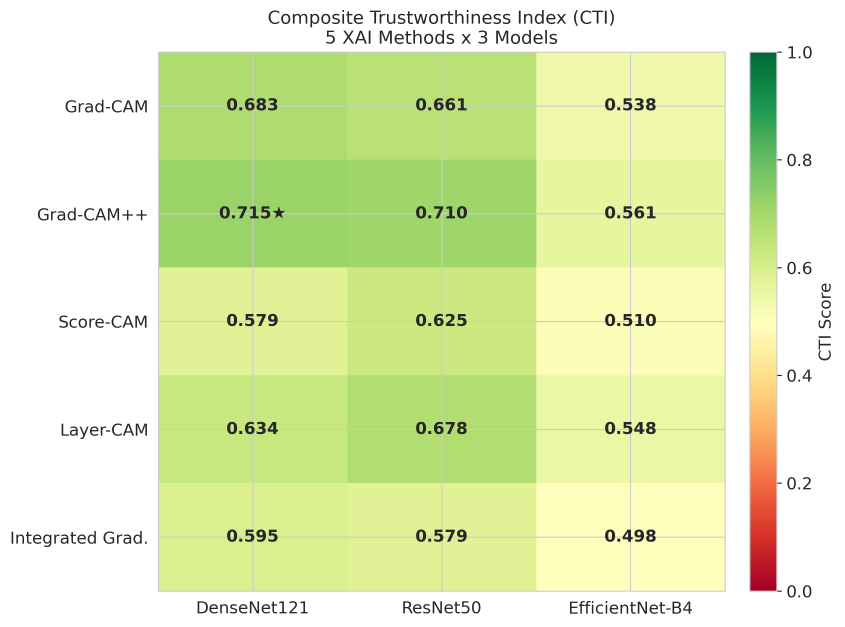
#> input picture results/cti_heatmap.png, 2533 x 1880 px (shown at 1/3 size)
$ python -i figures.py   (imports and definitions only)
#> lines starting #> are read from the running program, lines starting #| are printed output that depends on the picture
"""
Step 7 - publication figures (300 DPI, png + pdf). Figure 7 (ROC/PR) is made
by evaluate.py; this builds Figures 1-6.

  Fig 1 cti_heatmap          5 methods x 3 models, CTI annotated, best starred
  Fig 2 component_breakdown  grouped bars, 5 components/method, std error bars
  Fig 3 training_curves      loss + AUC, 3 models, best epoch marked
  Fig 4 sample_heatmaps      highest- vs lowest-CTI image, original + 5 overlays
  Fig 5 sensitivity_analysis grouped bars, 5 methods x 3 configs, ranks annotated
  Fig 6 pathology_correlation scatter bbox-area vs CTI per method + regression
"""
import os
import numpy as np
import pandas as pd
import matplotlib
# [1 line not run here, left out]
import matplotlib.pyplot as plt
import seaborn as sns
from PIL import Image
from scipy.stats import spearmanr

DATA_DIR    = r"C:\Users\NMAMIT\cti_project\data"
IMAGE_DIR   = r"C:\Users\NMAMIT\cti_project\images"
XAI_DIR     = r"C:\Users\NMAMIT\cti_project\xai_maps"
MODELS_DIR  = r"C:\Users\NMAMIT\cti_project\models"
RESULTS_DIR = r"C:\Users\NMAMIT\cti_project\results"
MODELS  = ["densenet121", "resnet50", "efficientnet_b4"]
METHODS = ["gradcam", "gradcampp", "scorecam", "layercam", "integrated_gradients"]
MLABEL  = {"gradcam": "Grad-CAM", "gradcampp": "Grad-CAM++", "scorecam": "Score-CAM",
           "layercam": "Layer-CAM", "integrated_gradients": "Integrated Grad."}
ALABEL  = {"densenet121": "DenseNet121", "resnet50": "ResNet50",
           "efficientnet_b4": "EfficientNet-B4"}
COMPONENTS = ["localization", "stability", "cross_xai", "cross_arch", "sanity"]
CLABEL  = {"localization": "Localization", "stability": "Stability",
           "cross_xai": "Cross-XAI", "cross_arch": "Cross-Arch", "sanity": "Sanity"}
# [2 lines not run here, left out]


# [65 lines left out: functions save, fig1_heatmap, fig2_components, fig3_training, _overlay, not called in this run]


def fig4_samples(perimg):
    best_model = perimg.groupby("model")["cti"].mean().idxmax()
    by_img = perimg[perimg["model"] == best_model].groupby("image_id")["cti"].mean()
    hi, lo = by_img.idxmax(), by_img.idxmin()
    fig, axes = plt.subplots(2, 6, figsize=(20, 7))
    for r, (img_id, tag) in enumerate([(hi, "Highest CTI"), (lo, "Lowest CTI")]):
        orig = Image.open(os.path.join(IMAGE_DIR, img_id + ".png")).convert("L").resize((224, 224))
        axes[r, 0].imshow(orig, cmap="gray")
        axes[r, 0].set_title(f"{tag}\n{img_id}", fontsize=10); axes[r, 0].axis("off")
        for c, m in enumerate(METHODS, 1):
            row = perimg[(perimg.image_id == img_id) & (perimg.model == best_model) & (perimg.method == m)]
            cti = row["cti"].values[0] if len(row) else float("nan")
            _overlay(axes[r, c], img_id, m, best_model, f"{MLABEL[m]}\nCTI={cti:.3f}")
    fig.suptitle(f"Saliency Overlays ({ALABEL[best_model]})", fontsize=14)
    save(fig, "sample_heatmaps")


# [53 lines left out: functions fig5_sensitivity, fig6_pathology, main, not called in this run]


# [2 lines not run here, left out]

>>> import cv2
>>> picture = cv2.imread('results/cti_heatmap.png', cv2.IMREAD_GRAYSCALE)
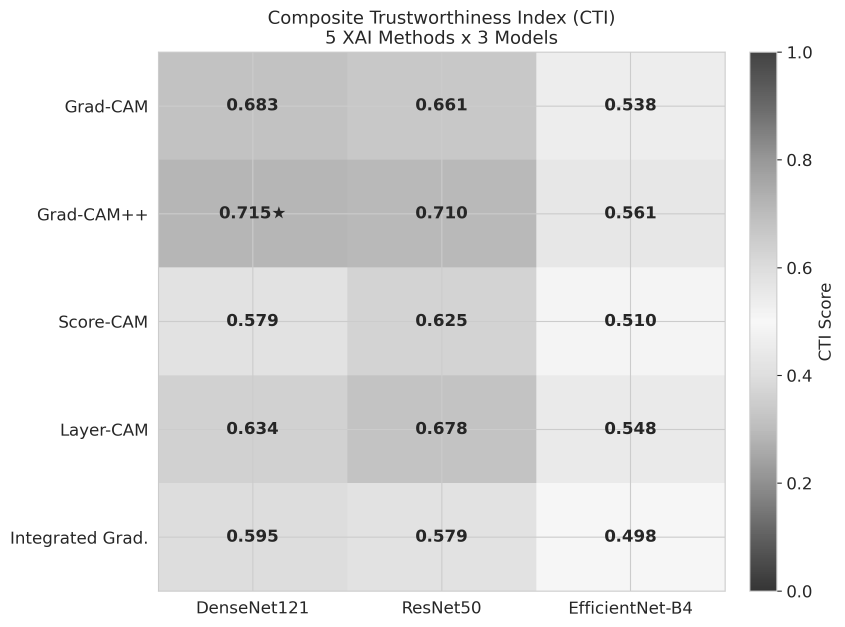
#> picture: shape (1880, 2533) (shown at 1/3 size); min 38, max 255, mean 225.9
#> (the run stopped early here; a loop or call above may not have finished)

$ run again, on results/00000432_000_heatmaps.png
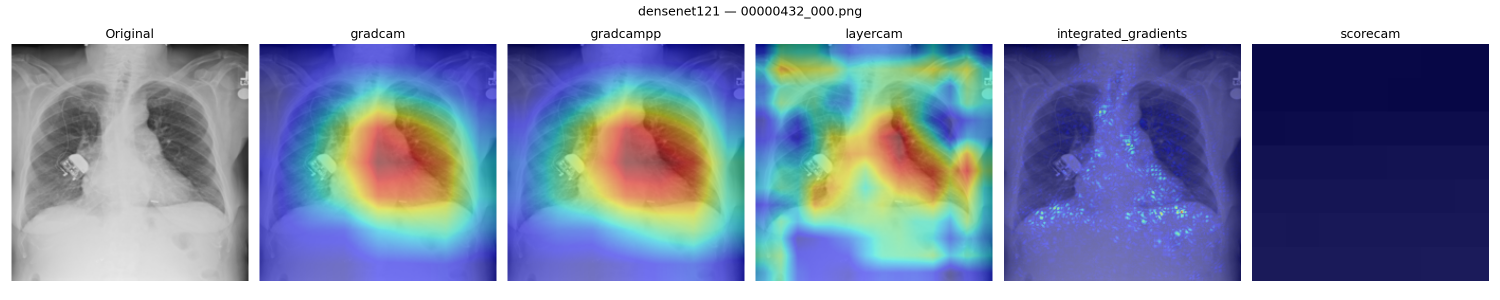
#> input picture results/00000432_000_heatmaps.png, 3000 x 600 px (shown at 1/2 size)
#> `picture = cv2.imread('results/cti_heatmap.png', cv2.IMREAD_GRAYSCALE)`:
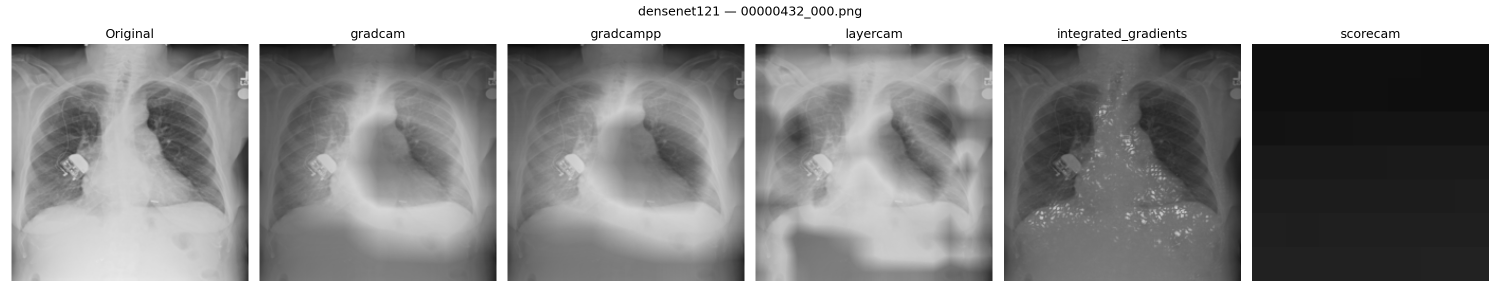
#> picture: shape (600, 3000) (shown at 1/2 size); min 0, max 255, mean 148.4

$ run again, on results/pathology_correlation.png
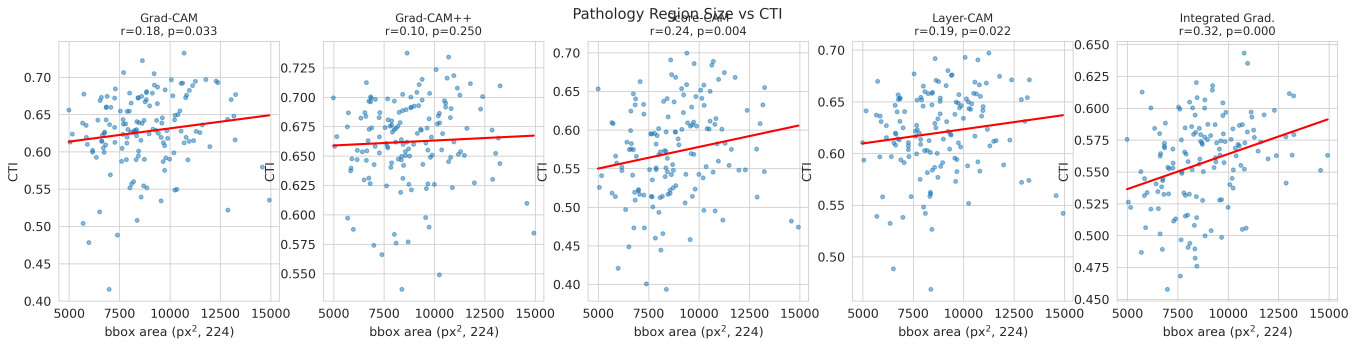
#> input picture results/pathology_correlation.png, 5425 x 1387 px (shown at 1/4 size)
#> `picture = cv2.imread('results/cti_heatmap.png', cv2.IMREAD_GRAYSCALE)`:
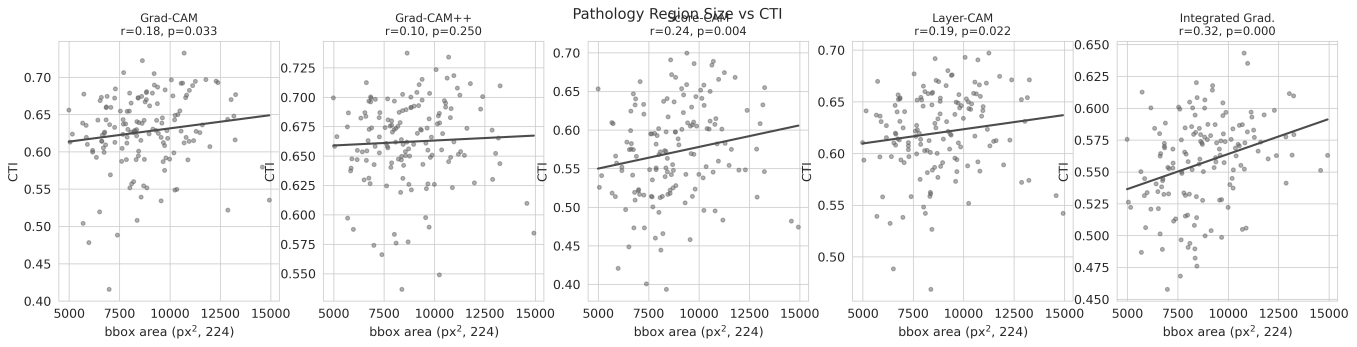
#> picture: shape (1387, 5425) (shown at 1/4 size); min 38, max 255, mean 245.5

$ run again, on results/roc_curves.png
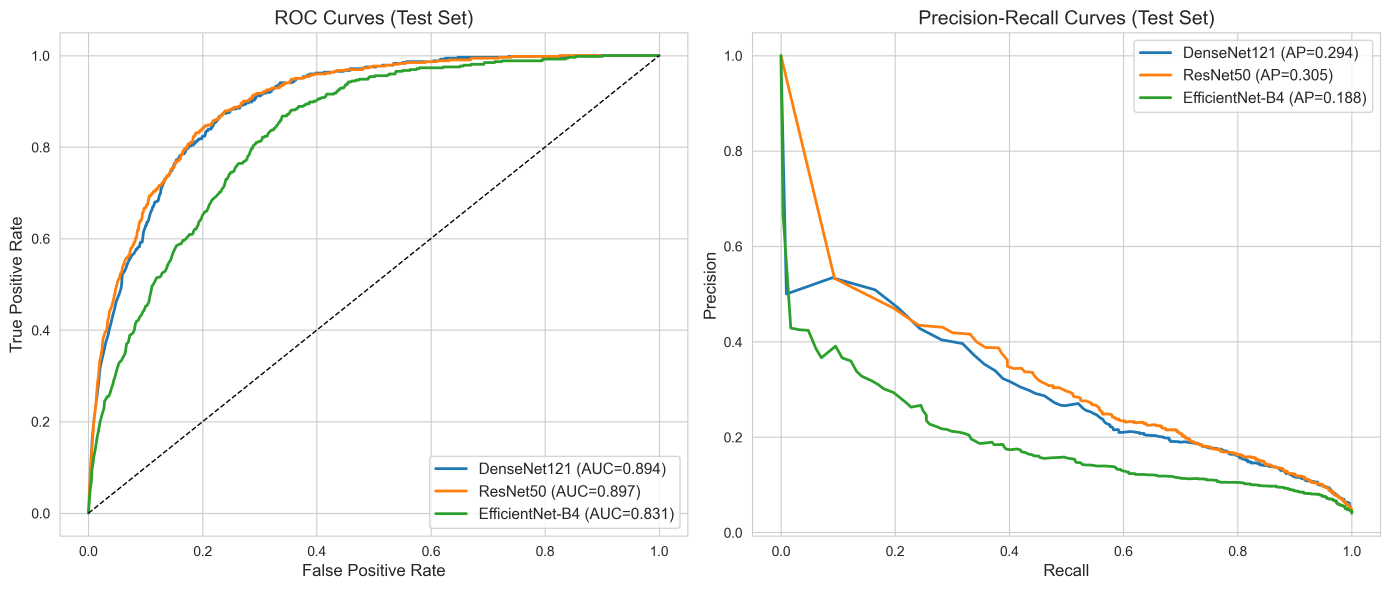
#> input picture results/roc_curves.png, 4170 x 1768 px (shown at 1/3 size)
#> `picture = cv2.imread('results/cti_heatmap.png', cv2.IMREAD_GRAYSCALE)`:
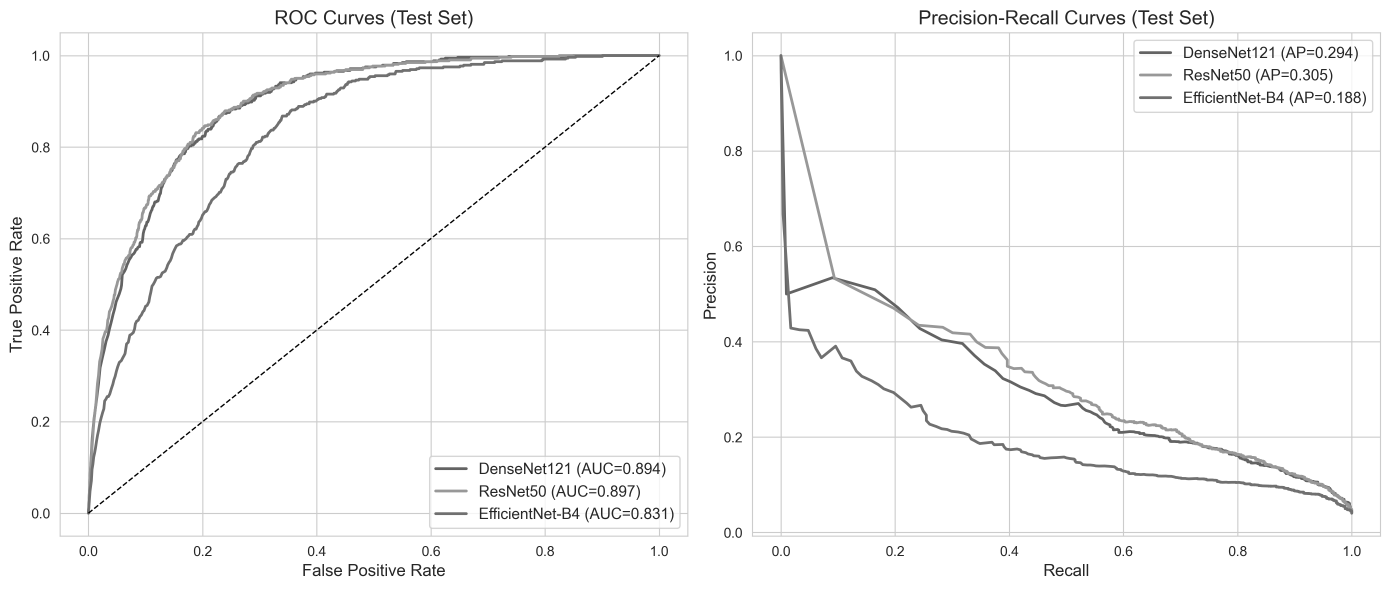
#> picture: shape (1768, 4170) (shown at 1/3 size); min 0, max 255, mean 249.2
